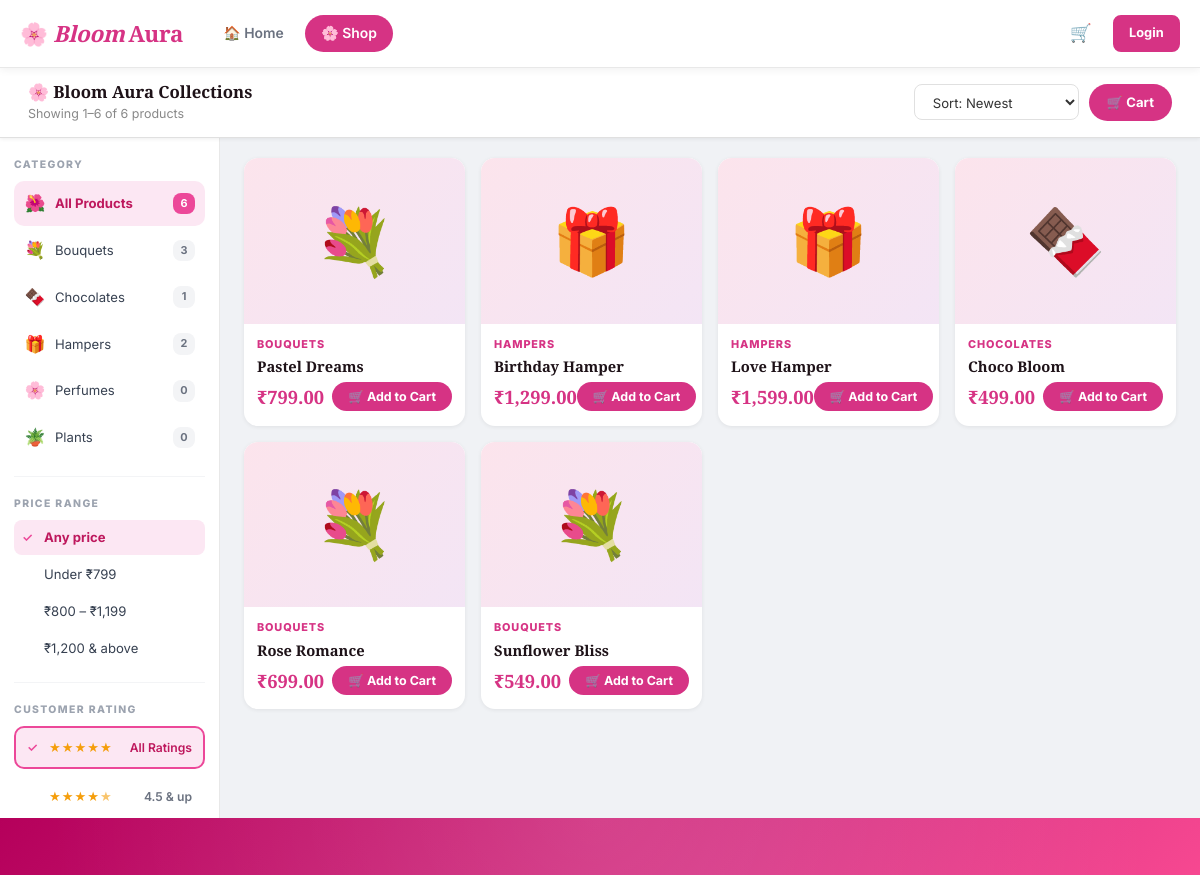
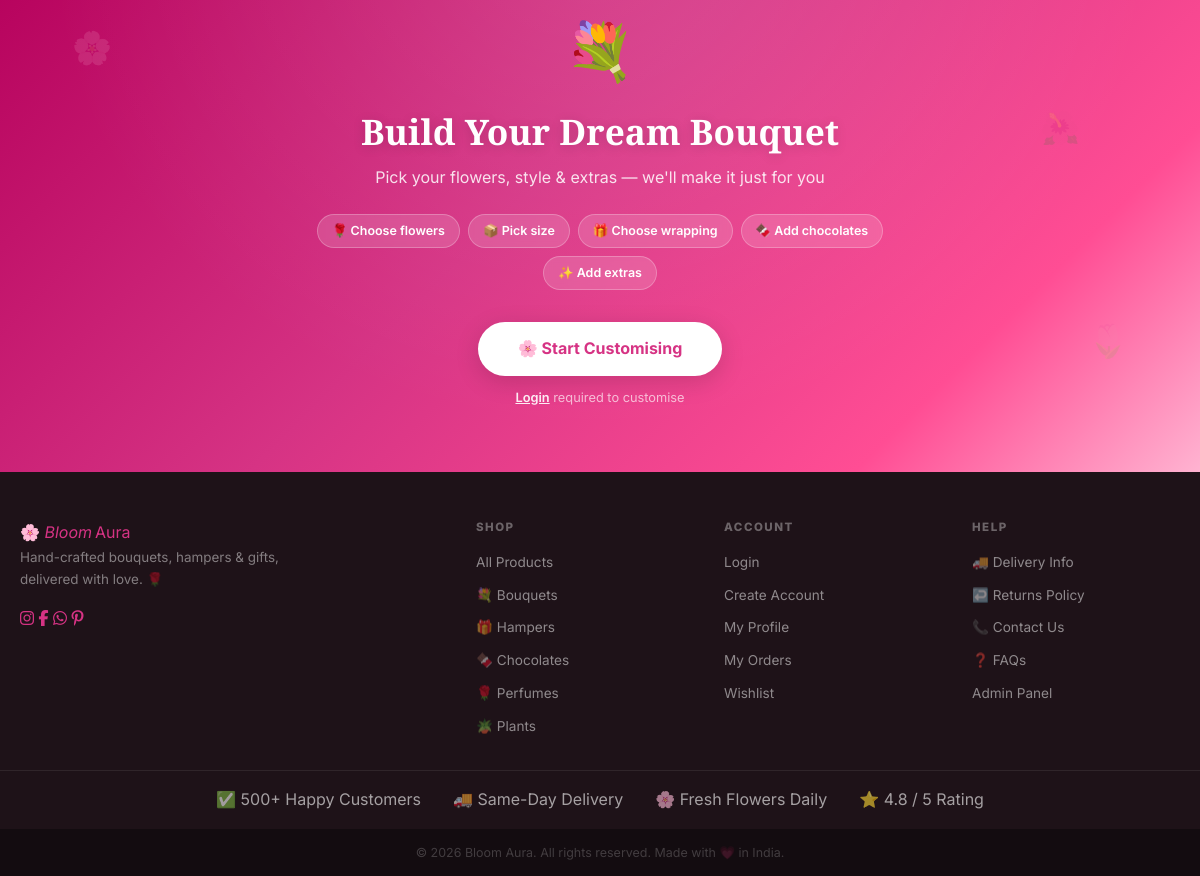
/pages/shop.php?price_min=0&price_max=0&page=1, run on the app's committed database (2 pictures, top to bottom).
### tables this page shows
CREATE TABLE IF NOT EXISTS categories (
    id          INT UNSIGNED AUTO_INCREMENT PRIMARY KEY,
    name        VARCHAR(100) NOT NULL,
    slug        VARCHAR(120) NOT NULL UNIQUE,
    description TEXT,
    emoji       VARCHAR(10) DEFAULT NULL,
    INDEX idx_slug  (slug),
    INDEX idx_emoji (emoji)
);

CREATE TABLE IF NOT EXISTS bouquets (
    id          INT UNSIGNED AUTO_INCREMENT PRIMARY KEY,
    name        VARCHAR(200)   NOT NULL,
    slug        VARCHAR(220)   NOT NULL UNIQUE,
    description TEXT,
    price       DECIMAL(10,2)  NOT NULL,
    stock       SMALLINT UNSIGNED NOT NULL DEFAULT 0,
    category_id INT UNSIGNED   NOT NULL,
    image       VARCHAR(255)   NOT NULL DEFAULT 'default.jpg',
    is_active   TINYINT(1)     NOT NULL DEFAULT 1,
    created_at  DATETIME       NOT NULL DEFAULT CURRENT_TIMESTAMP,
    FOREIGN KEY (category_id) REFERENCES categories(id) ON DELETE RESTRICT,
    INDEX idx_slug        (slug),
    INDEX idx_category    (category_id),
    INDEX idx_price       (price),
    INDEX idx_is_active   (is_active),
    INDEX idx_created_at  (created_at)
);

### pages/shop.php (the view, shortened to what this page needs)
<?php
$catSlug   = trim($_GET['cat']         ?? '');
$priceMin  = max(0, (int)($_GET['price_min']  ?? 0));
$priceMax  = (int)($_GET['price_max']   ?? 0);
$ratingMin = (float)($_GET['rating_min'] ?? 0);
$sort      = in_array($_GET['sort'] ?? '', ['price_asc','price_desc','newest','rating'])
               ? $_GET['sort'] : 'newest';
$page      = max(1, (int)($_GET['page'] ?? 1));
$bouquets   = [];
$categories = [];
$totalItems = 0;
$error      = '';
try {
    $pdo = getPDO();
    $where  = ['b.is_active = 1'];
    $params = [];
    $whereSQL = 'WHERE ' . implode(' AND ', $where);
    $havingSQL    = '';
    $havingParams = [];
    $orderSQL = match ($sort) {
        'price_asc'  => 'ORDER BY b.price ASC',
        'price_desc' => 'ORDER BY b.price DESC',
        'rating'     => 'ORDER BY avg_rating DESC',
        default      => 'ORDER BY b.created_at DESC',
    };
    $countStmt = $pdo->prepare(
        "SELECT COUNT(*) FROM (
            SELECT b.id, ROUND(COALESCE(AVG(r.rating),0),1) AS avg_rating
            FROM   bouquets b
            JOIN   categories c ON b.category_id = c.id
            LEFT JOIN reviews r ON r.bouquet_id  = b.id
            $whereSQL
            GROUP  BY b.id
            $havingSQL
         ) AS sub"
    );
    $countStmt->execute(array_merge($params, $havingParams));
    $totalItems = (int)$countStmt->fetchColumn();
    $totalPages = max(1, (int)ceil($totalItems / ITEMS_PER_PAGE));
    $page       = min($page, $totalPages);
    $offset     = ($page - 1) * ITEMS_PER_PAGE;
    $stmt = $pdo->prepare(
        "SELECT b.id, b.name, b.slug, b.price, b.stock, b.image,
                c.name AS category_name, c.slug AS category_slug,
                ROUND(COALESCE(AVG(r.rating),0),1) AS avg_rating,
                COUNT(r.id) AS review_count
         FROM   bouquets b
         JOIN   categories c ON b.category_id = c.id
         LEFT JOIN reviews r ON r.bouquet_id  = b.id
         $whereSQL
         GROUP  BY b.id
         $havingSQL
         $orderSQL
         LIMIT ? OFFSET ?"
    );
    $stmt->execute(array_merge($params, $havingParams, [ITEMS_PER_PAGE, $offset]));
    $bouquets = $stmt->fetchAll();
    $categories = $pdo->query(
        "SELECT c.id, c.name, c.slug, c.emoji, COUNT(b.id) AS product_count
         FROM   categories c
         LEFT JOIN bouquets b ON b.category_id = c.id AND b.is_active = 1
         GROUP  BY c.id, c.emoji
         ORDER  BY c.name ASC"
    )->fetchAll();
} catch (RuntimeException $e) {
    $error = 'Unable to load products. Please try again.';
}
function buildUrl(array $overrides): string {
    $params = array_merge($_GET, $overrides);
    return '/bloom-aura/pages/shop.php?' . http_build_query($params);
}
function getCategoryEmoji(?string $stored, string $name): string {
    if (!empty($stored)) return $stored;
    return '🌸';
}
$priceRanges = [
    ['label' => 'Any price',       'min' => 0,    'max' => 0],
    ['label' => 'Under ₹799',      'min' => 0,    'max' => 799],
    ['label' => '₹800 – ₹1,199',  'min' => 800,  'max' => 1199],
    ['label' => '₹1,200 & above',  'min' => 1200, 'max' => 0],
];
$ratingOptions = [
    ['label' => 'All Ratings', 'val' => 0,   'stars' => 5],
    ['label' => '4.5 & up',    'val' => 4.5, 'stars' => 4.5],
    ['label' => '4.0 & up',    'val' => 4.0, 'stars' => 4.0],
    ['label' => '3.5 & up',    'val' => 3.5, 'stars' => 3.5],
];
require_once __DIR__ . '/../includes/header.php';
?>
<div class="shop-topbar">
    <div class="shop-topbar-left">
        <h2>🌸 Bloom Aura Collections</h2>
        <p>
            <?php if ($totalItems > 0): ?>
                Showing
                <?= min($offset + 1, $totalItems) ?>–<?= min($offset + ITEMS_PER_PAGE, $totalItems) ?>
                of <?= $totalItems ?> product<?= $totalItems !== 1 ? 's' : '' ?>
            <?php else: ?>
                No products found
            <?php endif; ?>
        </p>
    </div>
    <div class="shop-topbar-right">
        <form method="GET" action="/bloom-aura/pages/shop.php" class="sort-form" id="sort-form">
            <select class="sort-select" name="sort" id="sort-select">
                <option value="newest"     <?= $sort === 'newest'     ? 'selected' : '' ?>>Sort: Newest</option>
            </select>
        </form>
        <a href="/bloom-aura/pages/cart.php" class="cart-pill" aria-label="View cart">
            🛒 Cart
        </a>
    </div>
</div>
<div class="shop-body">
    <aside class="shop-sidebar-panel" aria-label="Product filters">
        <div class="filter-group">
            <h4>Category</h4>
            <div class="cat-list">
                <a href="<?= htmlspecialchars(buildUrl(['cat' => '', 'page' => 1]), ENT_QUOTES, 'UTF-8') ?>"
                   class="cat-row <?= $catSlug === '' ? 'active' : '' ?>">
                    <span class="cat-icon">🌺</span>
                    <span class="cat-label">All Products</span>
                    <span class="cat-count"><?= $totalItems ?></span>
                </a>
                <?php foreach ($categories as $cat): ?>
                <a href="<?= htmlspecialchars(buildUrl(['cat' => $cat['slug'], 'page' => 1]), ENT_QUOTES, 'UTF-8') ?>"
                   class="cat-row <?= $catSlug === $cat['slug'] ? 'active' : '' ?>">
                    <span class="cat-icon"><?= getCategoryEmoji($cat['emoji'] ?? null, $cat['name']) ?></span>
                    <span class="cat-label"><?= htmlspecialchars($cat['name'], ENT_QUOTES, 'UTF-8') ?></span>
                    <span class="cat-count"><?= (int)$cat['product_count'] ?></span>
                </a>
                <?php endforeach; ?>
            </div>
        </div>
        <div class="filter-group">
            <h4>Price Range</h4>
            <div class="price-list">
                <?php foreach ($priceRanges as $range):
                    $isActive = ($priceMin === $range['min'] && $priceMax === $range['max']);
                ?>
                <a href="<?= htmlspecialchars(buildUrl(['price_min' => $range['min'], 'price_max' => $range['max'], 'page' => 1]), ENT_QUOTES, 'UTF-8') ?>"
                   class="price-row <?= $isActive ? 'active' : '' ?>">
                    <span class="price-check"><?= $isActive ? '✓' : '' ?></span>
                    <?= htmlspecialchars($range['label'], ENT_QUOTES, 'UTF-8') ?>
                </a>
                <?php endforeach; ?>
            </div>
        </div>
        <div class="filter-group">
            <h4>Customer Rating</h4>
            <div class="rating-cards-list">
                <?php foreach ($ratingOptions as $ro):
                    $isActive = (string)$ratingMin === (string)$ro['val'];
                    $starHtml = '';
                    for ($si = 1; $si <= 5; $si++):
                        $fill = min(max($ro['stars'] - $si + 1, 0), 1);
                        if ($fill >= 1)       $starHtml .= '<span class="rs full">★</span>';
                        elseif ($fill >= 0.5) $starHtml .= '<span class="rs half">★</span>';
                        else                  $starHtml .= '<span class="rs empty">★</span>';
                    endfor;
                ?>
                <a href="<?= htmlspecialchars(buildUrl(['rating_min' => $ro['val'], 'page' => 1]), ENT_QUOTES, 'UTF-8') ?>"
                   class="rating-card <?= $isActive ? 'selected' : '' ?>">
                    <span class="r-check" aria-hidden="true"><?= $isActive ? '✓' : '' ?></span>
                    <span class="star-row-render" aria-label="<?= $ro['label'] ?>"><?= $starHtml ?></span>
                    <span class="r-label"><?= htmlspecialchars($ro['label'], ENT_QUOTES, 'UTF-8') ?></span>
                </a>
                <?php endforeach; ?>
            </div>
        </div>
    </aside>
    <main class="shop-main-panel" id="shop-main">
        <?php if ($error): ?>
        <div class="error-box" role="alert">❌ <?= htmlspecialchars($error, ENT_QUOTES, 'UTF-8') ?></div>
        <?php else: ?>
        <div class="product-grid" id="product-grid">
            <?php foreach ($bouquets as $b):
            ?>
            <article class="product-card">
                <a href="/bloom-aura/pages/product.php?slug=<?= urlencode($b['slug']) ?>"
                   class="card-img-wrap">
                </a>
                <div class="card-body">
                    <p class="card-category">
                        <?= htmlspecialchars($b['category_name'] ?? '', ENT_QUOTES, 'UTF-8') ?>
                    </p>
                    <h3 class="card-title">
                        <a href="/bloom-aura/pages/product.php?slug=<?= urlencode($b['slug']) ?>">
                            <?= htmlspecialchars($b['name'], ENT_QUOTES, 'UTF-8') ?>
                        </a>
                    </h3>
                    <div class="card-footer">
                        <span class="price-tag">₹<?= number_format($b['price'], 2) ?></span>
                        <?php if ($b['stock'] > 0): ?>
                            <form method="POST" action="/bloom-aura/pages/cart.php">
                                <button
                                    type="submit"
                                    class="add-btn"
                                    data-name="<?= htmlspecialchars($b['name'],  ENT_QUOTES, 'UTF-8') ?>"
                                    data-price="₹<?= number_format($b['price'], 2) ?>"
                                >🛒 Add to Cart</button>
                            </form>
                        <?php else: ?>
                            <button class="add-btn" disabled>Sold Out</button>
                        <?php endif; ?>
                    </div>
                </div>
            </article>
            <?php endforeach; ?>
        </div>
        <?php endif;  ?>
    </main>
</div>
<section class="custom-bouquet-banner" aria-labelledby="custom-banner-heading">
    <span class="custom-banner-deco" aria-hidden="true">🌸</span>
    <span class="custom-banner-deco" aria-hidden="true">🌷</span>
    <span class="custom-banner-deco" aria-hidden="true">🌺</span>
    <div class="custom-banner-inner">
        <div class="custom-banner-icon" aria-hidden="true">💐</div>
        <h2 id="custom-banner-heading" class="custom-banner-title">
            Build Your Dream Bouquet
        </h2>
        <p class="custom-banner-sub">
            Pick your flowers, style &amp; extras — we'll make it just for you
        </p>
        <div class="custom-banner-features" aria-label="What you can customise">
            <span>🌹 Choose flowers</span>
            <span>📦 Pick size</span>
            <span>🎁 Choose wrapping</span>
            <span>🍫 Add chocolates</span>
            <span>✨ Add extras</span>
        </div>
        <a
            href="/bloom-aura/pages/customize.php"
            class="custom-banner-btn"
            aria-label="Start building your custom bouquet"
        >
            🌸 Start Customising
        </a>
        <?php if (empty($_SESSION['user_id'])): ?>
        <p class="custom-banner-hint">
            <a href="/bloom-aura/pages/login.php?redirect=customize">Login</a> required to customise
        </p>
        <?php endif; ?>
    </div>
</section>
<?php require_once __DIR__ . '/../includes/footer.php'; ?>

### assets/css/base.css (style rules this page uses)
:root { --color-primary: #d63384; --color-primary-h: #ad1457; --color-primary-l: #fce4ec; --color-primary-xl: #fff0f5; --color-accent: #7da87d; --color-accent-l: #e8f2e8; --color-text: #1e1218; --color-text-muted: #6b7280; --color-bg: #f0f2f5; --color-surface: #ffffff; --color-border: #e8e8e8; --color-error: #dc2626; --color-success: #16a34a; --color-warning: #d97706; --font-display: 'Playfair Display', Georgia, serif; --font-body: 'Inter', system-ui, sans-serif; --radius-sm: 8px; --radius-md: 12px; --radius-lg: 20px; --radius-xl: 30px; --shadow-sm: 0 1px 3px rgba(0,0,0,.08); --shadow-md: 0 4px 16px rgba(0,0,0,.10); --shadow-lg: 0 8px 32px rgba(0,0,0,.14); --transition: 200ms ease; --max-width: 1200px; --header-h: 68px; }
*, *::before, *::after { box-sizing: border-box; margin: 0; padding: 0; }
html { scroll-behavior: smooth; }
body { font-family: var(--font-body); background: var(--color-bg); color: var(--color-text); line-height: 1.6; min-height: 100vh; display: flex; flex-direction: column; }
a { color: var(--color-primary); text-decoration: none; }
button { cursor: pointer; font-family: inherit; }
h1, h2, h3, h4, h5, h6 { font-family: var(--font-display); line-height: 1.25; color: var(--color-text); }
.product-grid { display: grid; grid-template-columns: repeat(auto-fill, minmax(220px, 1fr)); gap: 16px; }
.product-card { background: #fff; border-radius: 14px; overflow: hidden; box-shadow: 0 1px 4px rgba(0,0,0,.07); transition: transform .22s, box-shadow .22s; position: relative; }
.card-img-wrap, .card-img-link { display: block; position: relative; overflow: hidden; aspect-ratio: 4 / 3; background: #f9f9f9; }
.card-body { padding: 12px 13px 14px; }
.card-category { font-size: .68rem; font-weight: 800; text-transform: uppercase; letter-spacing: .08em; color: var(--color-primary); margin-bottom: 4px; }
.card-title { font-size: .92rem; font-weight: 700; margin-bottom: 6px; line-height: 1.3; }
.card-title a { color: var(--color-text); text-decoration: none; }
.card-footer { display: flex; align-items: center; justify-content: space-between; margin-top: 6px; }
.price-tag { font-size: 1.15rem; font-weight: 800; color: var(--color-primary); font-family: var(--font-display); transition: transform .25s; }

### data on the page
categories: emoji "💐", name "Bouquets", product_count "3"
categories: emoji "🍫", name "Chocolates", product_count "1"
categories: emoji "🎁", name "Hampers", product_count "2"
categories: emoji "🌸", name "Perfumes", product_count "0"
categories: emoji "🪴", name "Plants", product_count "0"
bouquets: category.name "BOUQUETS", name "Pastel Dreams", price "799.00"
bouquets: category.name "HAMPERS", name "Birthday Hamper", price "1,299.00"
bouquets: category.name "HAMPERS", name "Love Hamper", price "1,599.00"
bouquets: category.name "CHOCOLATES", name "Choco Bloom", price "499.00"
bouquets: category.name "BOUQUETS", name "Rose Romance", price "699.00"
bouquets: category.name "BOUQUETS", name "Sunflower Bliss", price "549.00"

### other printed values
min($offset + 1, $totalItems) "1"
min($offset + ITEMS_PER_PAGE, $totalItems) "6"
$totalItems "6"
$range['label'] "Any price"
$range['label'] "Under ₹799"
$range['label'] "₹800 – ₹1,199"
$range['label'] "₹1,200 & above"
$ro['label'] "All Ratings"
$ro['label'] "4.5 & up"
